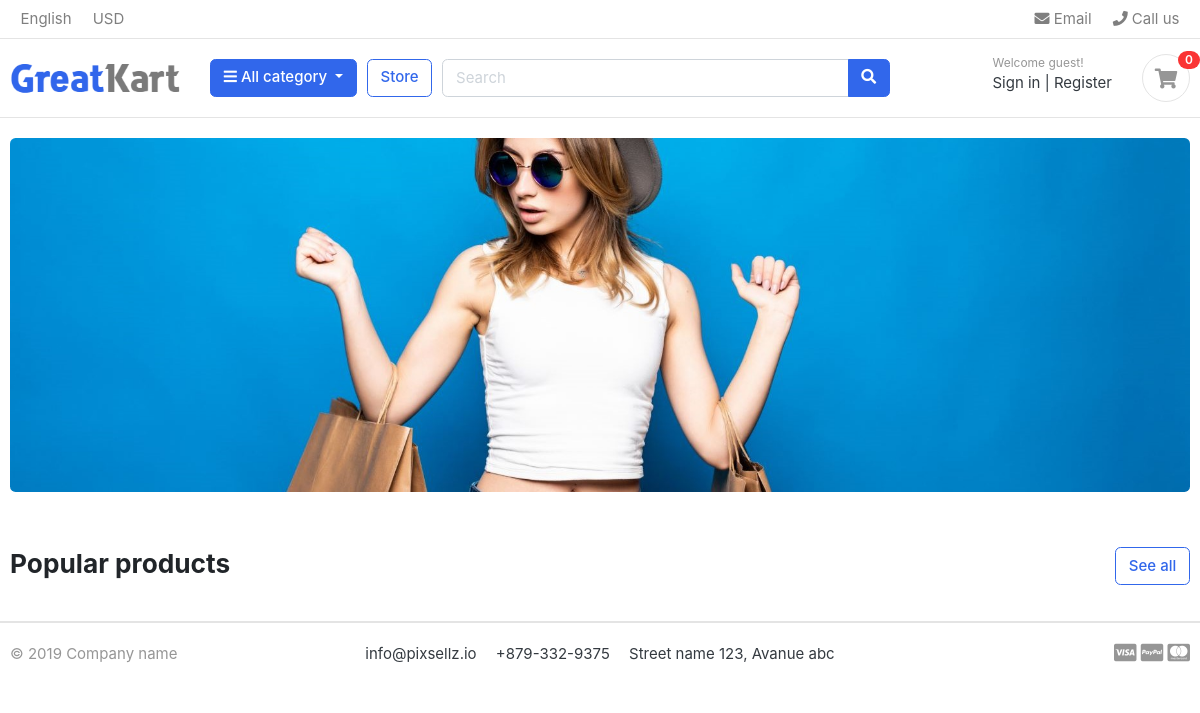
/, run on an earlier commit of the app's database.
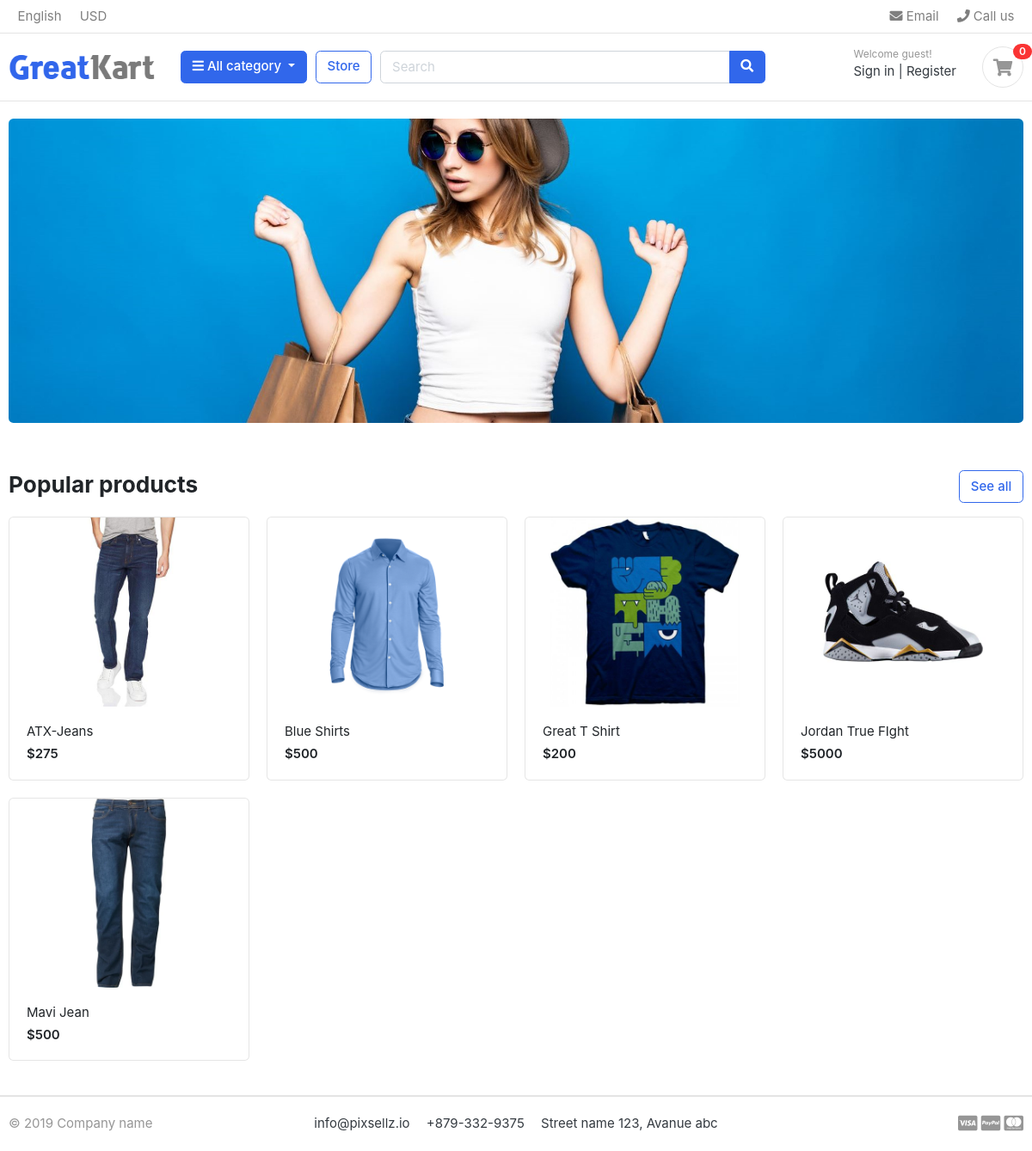
And on a later commit of the database.
### store/models.py (models this page shows, shortened)
class Product(models.Model):
    product_name = models.CharField(max_length=100,unique=True)
    slug=models.SlugField(max_length=200, unique=True)
    description = models.TextField(max_length=500, blank=True)
    price=models.IntegerField()
    images=models.ImageField(upload_to='photos/products')
    stock=models.IntegerField()
    is_available=models.BooleanField(default=True)
    category=models.ForeignKey(Category, on_delete=models.CASCADE)
    created_date=models.DateTimeField(auto_now_add=True)
    modified_date=models.DateTimeField(auto_now=True)
    def get_url(self):
        return reverse('product_detail', args=[self.category.slug, self.slug])

### ecommerce/views.py (the view)
# urls.py: path('', homeView, name="home"),
def homeView(request):
    products = Product.objects.all().filter(is_available=True)
    context={
        'products':products
    }
    return render(request,'home.html',context)

### category/context_processors.py (called while the page is built)
def menu_links(request):
    links= Category.objects.all()
    return dict(links=links)

### category/models.py (called while the page is built)
   def get_url(self):
        return reverse('products_by_category', args=[self.slug])

### templates/home.html (shortened to what this page needs)
{% extends "base.html" %}
{% load static %}
{% block content %}
    <section class="section-intro padding-y-sm">
        <div class="container">
            <div class="intro-banner-wrap">
                <img src="{% static 'images/banners/cover.jpg' %}" class="img-fluid rounded" alt="Banner">
            </div>
        </div>
    </section>
    <section class="section-name padding-y-sm">
        <div class="container">
            <header class="section-heading">
                <a href={%url 'store' %} class="btn btn-outline-primary float-right">See all</a>
                <h3 class="section-title">Popular products</h3>
            </header>
            <div class="row">
                {% for product in products %}
                    <div class="col-md-3">
                        <div class="card card-product-grid">
                            <a href={{product.get_url}} class="img-wrap">
                                <img src="{{ product.images.url }}" alt="{{ product.name}}">
                            </a>
                            <figcaption class="info-wrap">
                                <a href={{product.get_url}} class="title">{{ product.product_name }}</a>
                                <div class="price mt-1">${{ product.price }}</div>
                            </figcaption>
                        </div>
                    </div>
                {% endfor %}
            </div>
        </div>
    </section>
{% endblock content %}

### templates/base.html (shortened to what this page needs)
{%load static %}
<!DOCTYPE HTML>
<html lang="en">
<head>
<link href="{% static "css/bootstrap.css" %}" rel="stylesheet" type="text/css"/>
<link href="{% static "fonts/fontawesome/css/all.min.css" %}" type="text/css" rel="stylesheet">
<link href="{% static "css/ui.css" %}" rel="stylesheet" type="text/css"/>
<link href="{% static "css/responsive.css" %}" rel="stylesheet" media="only screen and (max-width: 1200px)" />
</head>
<body>
    {% include "includes/navbar.html" %}
   {% block content %}{% endblock content %}
   {% include "includes/footer.html" %}
</body>
</html>

### templates/includes/navbar.html (shortened to what this page needs)
{% load static %}
<header class="section-header">
<nav class="navbar p-md-0 navbar-expand-sm navbar-light border-bottom">
<div class="container">
  <div class="collapse navbar-collapse" id="navbarTop4">
    <ul class="navbar-nav mr-auto">
    	<li class="nav-item dropdown">
		 	<a href="#" class="nav-link">   English </a>
		</li>
		<li class="nav-item dropdown">
			<a href="#" class="nav-link"> USD </a>
		</li>
    </ul>
    <ul class="navbar-nav">
		<li><a href="#" class="nav-link"> <i class="fa fa-envelope"></i> Email </a></li>
		<li><a href="#" class="nav-link"> <i class="fa fa-phone"></i> Call us </a></li>
	</ul>
  </div>
</div>
</nav>
<section class="header-main border-bottom">
	<div class="container">
<div class="row align-items-center">
	<div class="col-lg-2 col-md-3 col-6">
		<a href={% url "home" %} class="brand-wrap">
			<img class="logo" src="{% static "./images/logo.png" %}">
		</a>
	</div>
	<div class="col-lg col-sm col-md col-6 flex-grow-0">
		<div class="category-wrap dropdown d-inline-block float-right">
			<button type="button" class="btn btn-primary dropdown-toggle" data-toggle="dropdown">
				<i class="fa fa-bars"></i> All category
			</button>
		</div>
	</div>
	<a href={%url 'store'%} class="btn btn-outline-primary">Store</a>
	<div class="col-lg  col-md-6 col-sm-12 col">
		<form action="#" class="search">
			<div class="input-group w-100">
			    <input type="text" class="form-control" style="width:60%;" placeholder="Search">
			    <div class="input-group-append">
			      <button class="btn btn-primary" type="submit">
			        <i class="fa fa-search"></i>
			      </button>
			    </div>
		    </div>
		</form>
	</div>
	<div class="col-lg-3 col-sm-6 col-8 order-2 order-lg-3">
				<div class="d-flex justify-content-end mb-3 mb-lg-0">
					<div class="widget-header">
						<small class="title text-muted">Welcome guest!</small>
						<div>
							<a href="./signin.html">Sign in</a> <span class="dark-transp"> | </span>
							<a href="./register.html"> Register</a>
						</div>
					</div>
					<a href="./cart.html" class="widget-header pl-3 ml-3">
						<div class="icon icon-sm rounded-circle border"><i class="fa fa-shopping-cart"></i></div>
						<span class="badge badge-pill badge-danger notify">0</span>
					</a>
				</div>
			</div>
</div>
	</div>
</section>
</header>

### templates/includes/footer.html
  <footer class="section-footer border-top">
	<div class="container">
		<section class="footer-bottom border-top row">
			<div class="col-md-2">
				<p class="text-muted"> &copy 2019 Company name </p>
			</div>
			<div class="col-md-8 text-md-center">
				<span  class="px-2">info@pixsellz.io</span>
				<span  class="px-2">+879-332-9375</span>
				<span  class="px-2">Street name 123, Avanue abc</span>
			</div>
			<div class="col-md-2 text-md-right text-muted">
				<i class="fab fa-lg fa-cc-visa"></i>
				<i class="fab fa-lg fa-cc-paypal"></i>
				<i class="fab fa-lg fa-cc-mastercard"></i>
			</div>
		</section>
	</div>
</footer>

### static/css/ui.css (style rules this page uses)
html { font-family: "Inter", sans-serif; font-size: 15px; }
.img-wrap { text-align: center; display: block; }
.img-wrap img { max-width: 100%; }
.icon-xs, .icon-sm, .icon-md, .icon-lg { display: inline-block; text-align: center; flex-shrink: 0; flex-grow: 0; }
.icon-sm { width: 48px; height: 48px; line-height: 48px !important; font-size: 20px; }
.padding-y-sm { padding-top: 20px; padding-bottom: 20px; }
.section-heading { margin-bottom: 20px; margin-top: 15px; }
.section-title { color: #212529; }
p:last-child { margin-bottom: 0; }
.header-main { position: relative; padding-top: 1rem; padding-bottom: 1rem; }
.brand-wrap .logo, .navbar-brand .logo { margin-right: 7px; max-height: 42px; display: inline-block; }
.widget-header { display: inline-block; vertical-align: middle; position: relative; }
.widget-header a { color: #343a40; }
.widget-header i { color: #969696; }
.widget-header .title { display: block; }
.widget-header .notify { position: absolute; top: -3px; right: -10px; }
.footer-bottom { padding-top: 20px; padding-bottom: 20px; }
[class*=card-product] a.title { color: #212529; display: block; }
[class*=card-product] .img-wrap { overflow: hidden; position: relative; }
[class*=card-product] .img-wrap img { height: 100%; max-width: 100%; width: auto; display: inline-block; -o-object-fit: cover; object-fit: cover; }
.card-product-grid { margin-bottom: 20px; }
.card-product-grid .img-wrap { border-radius: 0.2rem 0.2rem 0 0; height: 220px; }
.card-product-grid .info-wrap { overflow: hidden; padding: 18px 20px; }
.card .img-wrap { overflow: hidden; }
.notify { position: absolute; top: -4px; right: -10px; display: inline-block; padding: 0.25em 0.6em; font-size: 12px; line-height: 1; text-align: center; border-radius: 3rem; color: #fff; background-color: #fa3434; }
.price { font-weight: 600; color: #212529; }

What changed in the data, as far as the page shows it:
added Product: images (picture), product_name "ATX-Jeans", price "275"
added Product: images (picture), product_name "Blue Shirts", price "500"
added Product: images (picture), product_name "Great T Shirt", price "200"
added Product: images (picture), product_name "Jordan True FIght", price "5000"
added Product: images (picture), product_name "Mavi Jean", price "500"
